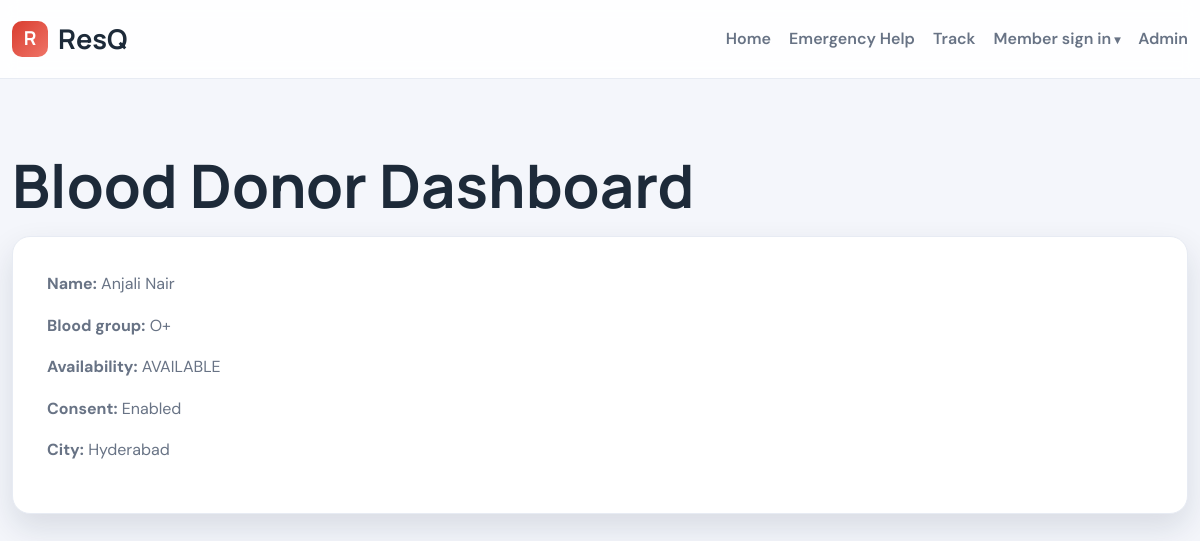
The app's page /blood-donor/dashboard (signed in) with its own data.
### app.py (models this page shows)
class BloodDonor(db.Model):
    id = db.Column(db.Integer, primary_key=True)
    name = db.Column(db.String(120), nullable=False)
    email = db.Column(db.String(120), unique=True, nullable=False)
    password_hash = db.Column(db.String(255), nullable=False)
    phone = db.Column(db.String(20), nullable=False)
    blood_group = db.Column(db.String(10), nullable=False)
    city = db.Column(db.String(100), default="")
    preferred_location = db.Column(db.String(200), default="")
    availability_status = db.Column(db.String(30), default="AVAILABLE")
    consent = db.Column(db.Boolean, default=True)
    verification_status = db.Column(db.String(30), default="PENDING")
    created_at = db.Column(db.DateTime, default=utcnow_naive)

### app.py (the view)
@app.route("/blood-donor/dashboard")
def blood_donor_dashboard():
    if not require_role("blood_donor"):
        return redirect(url_for("blood_donor_login"))
    donor = BloodDonor.query.get(session["user_id"])
    return render_template("blood_donor_dashboard.html", donor=donor)

### app.py (called while the page is built)
def require_role(role):
    if session.get("role") != role:
        flash("You do not have permission to access that page.", "error")
        return False
    return True

### templates/blood_donor_dashboard.html (shortened to what this page needs)
{% extends 'base.html' %}
{% block content %}
<section class="section">
  <div class="container">
    <h1>Blood Donor Dashboard</h1>
    <div class="panel">
      <p><strong>Name:</strong> {{ donor.name }}</p>
      <p><strong>Blood group:</strong> {{ donor.blood_group }}</p>
      <p><strong>Availability:</strong> {{ donor.availability_status }}</p>
      <p><strong>Consent:</strong> {{ 'Enabled' if donor.consent else 'Disabled' }}</p>
      <p><strong>City:</strong> {{ donor.city }}</p>
    </div>
  </div>
</section>
{% endblock %}

### static/css/style.css (style rules this page uses)
:root { --red: #d93d2f; --red-deep: #b52e23; --blue: #1d6ed8; --green: #1d9d65; --orange: #eb8b2d; --dark: #1d2a39; --bg: #f4f6fb; --card: #ffffff; --muted: #687385; --line: #e7ebf3; --shadow: 0 14px 32px rgba(18, 36, 61, 0.12); }
* { box-sizing: border-box; }
html { scroll-behavior: smooth; }
body { margin: 0; font-family: "DM Sans", "Segoe UI", sans-serif; background: var(--bg); color: var(--dark); line-height: 1.55; }
h1, h2, h3, h4, .brand { font-family: "Manrope", "DM Sans", "Segoe UI", sans-serif; }
.container { width: min(1180px, calc(100% - 24px)); margin: 0 auto; }
h1, h2, h3, h4, p { margin-top: 0; }
h1 { font-size: clamp(2.5rem, 5vw, 4.2rem); line-height: 1.08; margin-bottom: 18px; }
.section { padding: 74px 0; }
.muted, .panel p, .step-card p, .feature-card p { color: var(--muted); line-height: 1.6; }
.auth-card, .panel { background: var(--card); border: 1px solid var(--line); border-radius: 18px; box-shadow: var(--shadow); padding: clamp(20px, 4vw, 34px); margin-bottom: 22px; }

### records on screen
BloodDonor: name "Anjali Nair", blood_group "O+", availability_status "AVAILABLE", consent "Enabled", city "Hyderabad"
